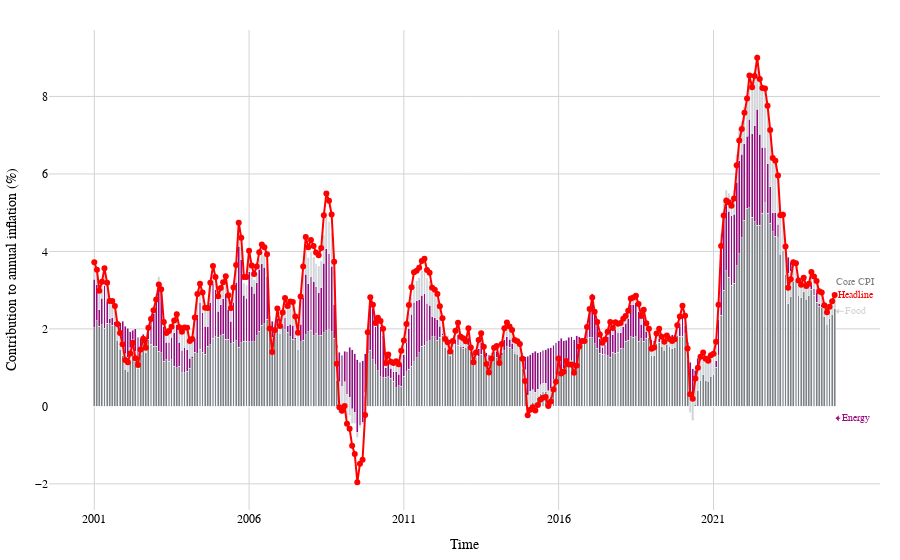

Notebook code for this chart:
### Markdown cell above
#### Energy Price Contributions to Inflation - USA

### Code cell
file_name = r"chap_01_us_inflation_contribution_data.xlsx"
full_file_path = rf"{PRESENTATION_DATA}/{file_name}"
data_us_df = pd.read_excel(full_file_path, index_col=0)

series_dict_mapping = {
    'Headline': 'CPIAUCSL',
    'Core CPI': 'CPILFESL',
    'Energy': 'CPIENGSL',
    'Food': 'CPIUFDSL',
}
weights = {
    'Core CPI': 1 - 0.136 - 0.072,  # Core (everything except food & energy)
    'Energy': 0.072,
    'Food': 0.136,
}
start_date = '2000-01-01'
end_date = '2024-12-31'
headline_id = 'CPIAUCSL'  

def percent_change(series):
    return 100 * (series.iloc[-1] / series.iloc[-13] - 1)

# Compute 12-month percent change (annual inflation): (P_t / P_{t-12} - 1) * 100
data_pct = data_us_df.pct_change(periods=12) * 100

# Compute component contributions: weight × component inflation
contributions = pd.DataFrame(index=data_pct.index)
for col in weights:
    contributions[col] = data_pct[col] * weights[col]

# Only these bar components
bar_components = weights.keys()
contributions = contributions[bar_components].dropna()

# Sort contributors by value for each period (row), biggest on bottom
contributions_sorted = pd.DataFrame(
    np.sort(contributions[bar_components].values, axis=1)[:, ::-1],  # sort and reverse for descending
    index=contributions.index,
    columns=[f"{i+1}" for i in range(len(bar_components))]
)

# Next, get the names for the columns for legend and color mapping
def get_sorted_labels(row):
    # Sort values for the row, get corresponding labels
    vals = row.values
    labels = [x for _, x in sorted(zip(vals, bar_components), reverse=True)]
    return labels

labels_sorted = contributions[bar_components].apply(get_sorted_labels, axis=1)

variables = list(data_us_df.columns)
energy_color = "#9b0a7d"
cpi_color = "red"  # Fixed color for the "World" category

color_mapping = {
    'Core CPI': "grey",
    'Energy': energy_color,
    'Food': "lightgrey",
    'Headline': cpi_color,
}
title = f"US CPI: Headline and component contributions over the time: {contributions.index[0].year} - {contributions.index[-1].year}"
x_axis_title = "Time"
y_axis_title = 'Contribution to annual inflation (%)'

fig_inflation_decomp_usa = data_graphing_instance.get_fig_inflation_contribution_usa(
        data=contributions,
        data_pct=data_pct,
        cpi_color=cpi_color,
        variables=list(bar_components),
        title="",
        secondary_y_variables=[],
        x_axis_title=x_axis_title,
        y_axis_title=y_axis_title,
        color_mapping_dict=color_mapping,
        save_fig=False,
        file_name="chap_02_us_cpi_inflation_decomposition",
        file_path=FIGURES_PATH,
        width=1200,
        height=800,
        scale=3
        )
fig_inflation_decomp_usa.show(renderer=RENDERER)

### Figure 1 — Plotly figure (JSON) as saved in the notebook; plotly's stock layout.template omitted (floating-point values rounded to 4 significant figures; data arrays with more than 128 entries replaced by an {"elided": "..."} marker saying what was removed)
{"data": [{"marker": {"color": "grey"}, "name": "Core CPI", "showlegend": false, "type": "bar", "x": {"elided": "288 str values"}, "y": {"elided": "288 float values"}}, {"marker": {"color": "#9b0a7d"}, "name": "Energy", "showlegend": false, "type": "bar", "x": {"elided": "288 str values"}, "y": {"elided": "288 float values"}}, {"marker": {"color": "lightgrey"}, "name": "Food", "showlegend": false, "type": "bar", "x": {"elided": "288 str values"}, "y": {"elided": "288 float values"}}, {"line": {"color": "red", "width": 2}, "mode": "lines+markers", "name": "Headline CPI", "showlegend": false, "type": "scatter", "x": {"elided": "288 str values"}, "y": {"elided": "288 float values"}}], "layout": {"annotations": [{"arrowcolor": "grey", "arrowhead": 1, "arrowwidth": 1, "ax": 20, "ay": 0, "font": {"color": "grey", "size": 10}, "showarrow": true, "text": "Core CPI", "x": "2024-12-13T00:00:00", "xref": "x", "y": 3.214, "yref": "y"}, {"arrowcolor": "#9b0a7d", "arrowhead": 1, "arrowwidth": 1, "ax": 20, "ay": 0, "font": {"color": "#9b0a7d", "size": 10}, "showarrow": true, "text": "Energy", "x": "2024-12-13T00:00:00", "xref": "x", "y": -0.3054, "yref": "y"}, {"arrowcolor": "lightgrey", "arrowhead": 1, "arrowwidth": 1, "ax": 20, "ay": 0, "font": {"color": "lightgrey", "size": 10}, "showarrow": true, "text": "Food", "x": "2024-12-13T00:00:00", "xref": "x", "y": 2.455, "yref": "y"}, {"arrowcolor": "red", "arrowhead": 1, "arrowwidth": 1, "ax": 20, "ay": 0, "font": {"color": "red", "size": 10}, "showarrow": true, "text": "Headline", "x": "2024-12-13T00:00:00", "xref": "x", "y": 2.872, "yref": "y"}], "barmode": "stack", "font": {"color": "Black", "family": "Arial", "size": 12}, "margin": {"b": 10, "l": 20, "r": 20, "t": 30}, "paper_bgcolor": "white", "plot_bgcolor": "white", "showlegend": false, "title": {"text": "", "x": 0.5, "xanchor": "center", "y": 0.95, "yanchor": "top"}, "xaxis": {"gridcolor": "lightgrey", "tickformat": "%Y", "tickvals": ["2001-01-01T00:00:00", "2006-01-01T00:00:00", "2011-01-01T00:00:00", "2016-01-01T00:00:00", "2021-01-01T00:00:00"], "title": {"text": "Time"}}, "yaxis": {"gridcolor": "lightgrey", "title": {"text": "Contribution to annual inflation (%)"}}}}
